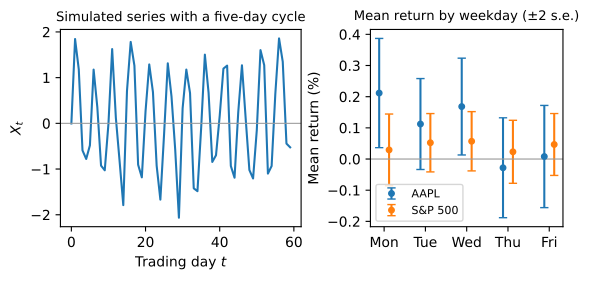

The script that saved this image:
"""Section 2.6 - SARIMA. Figure plus every number quoted in the text."""
import numpy as np
import pandas as pd
import matplotlib.pyplot as plt
from pathlib import Path

DAYS = ["Mon", "Tue", "Wed", "Thu", "Fri"]


def load(name):
    px = pd.read_csv(name, index_col=0)["Close"]
    px.index = pd.to_datetime(px.index, utc=True)
    return np.log(px).diff().dropna() * 100


def weekday_stats(r):
    g = r.groupby(r.index.dayofweek)
    m = np.array([g.get_group(d).mean() for d in range(5)])
    se = np.array([g.get_group(d).std() / np.sqrt(len(g.get_group(d))) for d in range(5)])
    n = len(r)
    ssb = sum(len(g.get_group(d)) * (g.get_group(d).mean() - r.mean()) ** 2 for d in range(5))
    ssw = sum(((g.get_group(d) - g.get_group(d).mean()) ** 2).sum() for d in range(5))
    F = (ssb / 4) / (ssw / (n - 5))
    return m, se, F, n


series = {"AAPL": load("aapl.csv"), "S&P 500": load("sp500.csv")}

# simulated series with a genuine weekly cycle, for contrast
rng = np.random.default_rng(12)
t = np.arange(260)
seasonal = 1.5 * np.sin(2 * np.pi * t / 5) + 0.4 * rng.standard_normal(260)

fig, axes = plt.subplots(1, 2, figsize=(6.5, 2.9),
                         gridspec_kw={"width_ratios": [1.25, 1], "wspace": 0.32})

axes[0].plot(t[:60], seasonal[:60])
axes[0].axhline(0, color="0.6", lw=0.8)
axes[0].set_title("Simulated series with a five-day cycle", fontsize=9.5)
axes[0].set_xlabel("Trading day $t$")
axes[0].set_ylabel("$X_t$")

off = {"AAPL": -0.12, "S&P 500": 0.12}
for name, r in series.items():
    m, se, F, n = weekday_stats(r)
    axes[1].errorbar(np.arange(5) + off[name], m, yerr=2 * se, fmt="o",
                     ms=4, capsize=3, label=name)
    print(f"{name}: F(4,{n-5}) = {F:.3f}")
    for d, lbl in enumerate(DAYS):
        print(f"   {lbl}: {m[d]:+.4f}% +/- {2*se[d]:.4f}  (t = {m[d]/se[d]:+.2f})")
axes[1].axhline(0, color="0.6", lw=0.8)
axes[1].set_xticks(range(5))
axes[1].set_xticklabels(DAYS)
axes[1].set_title("Mean return by weekday ($\\pm 2$ s.e.)", fontsize=9.5)
axes[1].set_ylabel("Mean return (%)")
axes[1].legend(loc="lower left", fontsize=8)

fig.subplots_adjust(bottom=0.2, top=0.88)
fig.savefig("fig_sarima.pdf", bbox_inches="tight")
print("\n5% critical value for F(4, ~2500) is approximately 2.37")
